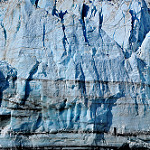
#> input picture Test_data/Glacier.jpg, 150 x 150 px
$ python -i app.py   (imports and definitions only)
#> lines starting #> are read from the running program, lines starting #| are printed output that depends on the picture
#> further down, picture is the input picture: shape (150, 150, 3); mean B, G, R 162.3, 141.2, 113.4

from flask import Flask, request, jsonify, render_template
from skimage.feature import local_binary_pattern
import cv2 as cv
import numpy as np
import joblib
import os

# [6 lines not run here, left out]


def preprocess_image(image):
    resized_image = cv.resize(image, (150, 150))
    gray_image = cv.cvtColor(resized_image, cv.COLOR_BGR2GRAY)
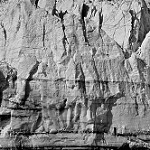
#> gray_image: shape (150, 150); min 0, max 254, mean 135.3
    blurred_image = cv.GaussianBlur(gray_image, (5, 5), 0)
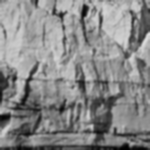
#> blurred_image: shape (150, 150); min 1, max 221, mean 135.4
    return blurred_image

def extract_histogram(image):
    # Extract color histogram features
    hist = cv.calcHist([image], [0, 1, 2], None, [8, 8, 8], [0, 256, 0, 256, 0, 256])
    return hist.flatten()

def extract_sobel_edges(image):
    sobelx = cv.Sobel(image, cv.CV_64F, 1, 0, ksize=5)
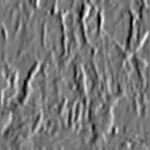
#> sobelx: shape (150, 150) float64; min -5557, max 6212, mean -2.2; drawn with min black and max white
    sobely = cv.Sobel(image, cv.CV_64F, 0, 1, ksize=5)
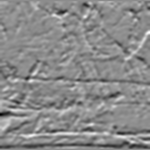
#> sobely: shape (150, 150) float64; min -6300, max 5100, mean -96.6; drawn with min black and max white
    sobel_combined = np.hypot(sobelx, sobely)
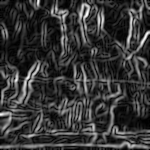
#> sobel_combined: shape (150, 150) float64; min 0, max 6421.8, mean 1366.9; drawn with min black and max white
    sobel_combined = cv.normalize(sobel_combined, sobel_combined).flatten()
    return sobel_combined

def extract_lbp(image):
    # Extract Local Binary Patterns (LBP) features
    radius = 1
    n_points = 8 * radius
    lbp = local_binary_pattern(image, n_points, radius, method="uniform")
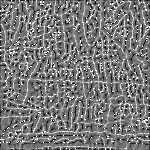
#> lbp: shape (150, 150) float64; min 0, max 9, mean 4.32; drawn with min black and max white
    n_bins = int(lbp.max() + 1)
#> n_bins = 10
    hist, _ = np.histogram(lbp, bins=n_bins, range=(0, n_bins), density=True)
#> hist = [0.0165, 0.0402, 0.0537, 0.168, 0.355, 0.186, 0.0687, 0.0388, 0.0256, 0.0471]
    return hist

def extract_entropy(image):
    entropy = -np.sum(image * np.log2(image + 1e-10))
    return np.array([entropy])

# [5 lines left out: function extract_hog, not called in this run]

def extract_corners(image):
    corners = cv.cornerHarris(image, 2, 3, 0.04)
    return corners.flatten()

def extract_features_set1(image, image_type=None):
    processed_image = preprocess_image(image)
    color_image = cv.cvtColor(cv.resize(image, (150, 150)), cv.COLOR_BGR2RGB)
    combined_features = []
    edges = extract_sobel_edges(processed_image)
    texture = extract_lbp(processed_image)
#> texture has the same summary as hist in extract_lbp
    color_hist = extract_histogram(color_image)
#> color_hist = 512 values, max 2251 at index 302, min 0 at index 4, mean 43.95
    combined_features = np.hstack([edges, texture, color_hist])
    return combined_features

# [3 lines that did not run here, left out]

# [35 lines that did not run here, left out]

# [2 lines not run here, left out]

>>> import cv2
>>> picture = cv2.imread('Test_data/Glacier.jpg')
>>> result = extract_features_set1(picture)

$ run again, on Test_data/Mountains (2).jpg
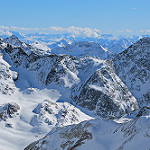
#> input picture Test_data/Mountains (2).jpg, 150 x 150 px
#> picture is the input picture: shape (150, 150, 3); mean B, G, R 175.7, 143.9, 115.7
#> in extract_sobel_edges, `sobel_combined = np.hypot(sobelx, sobely)`:
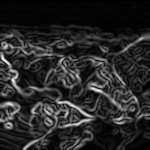
#> sobel_combined: shape (150, 150) float64; min 0, max 5024.3, mean 797.2; drawn with min black and max white
#> in extract_lbp, `lbp = local_binary_pattern(image, n_points, radius, method="uniform")`:
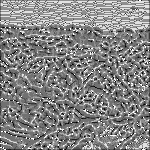
#> lbp: shape (150, 150) float64; min 0, max 9, mean 4.69; drawn with min black and max white
#> n_bins = 10
#> hist = [0.0118, 0.0324, 0.0403, 0.144, 0.285, 0.252, 0.058, 0.0486, 0.0884, 0.0393]
#> texture has the same summary as hist in extract_lbp
#> color_hist = 512 values, max 2384 at index 239, min 0 at index 3, mean 43.95

$ run again, on Test_data/mountains.jpg
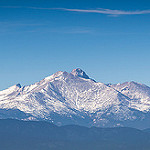
#> input picture Test_data/mountains.jpg, 150 x 150 px
#> picture is the input picture: shape (150, 150, 3); mean B, G, R 181.6, 141.6, 93.4
#> in extract_sobel_edges, `sobel_combined = np.hypot(sobelx, sobely)`:
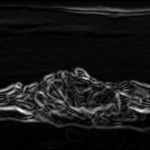
#> sobel_combined: shape (150, 150) float64; min 0, max 4272.1, mean 393.8; drawn with min black and max white
#> in extract_lbp, `lbp = local_binary_pattern(image, n_points, radius, method="uniform")`:
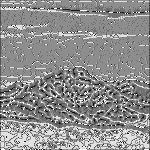
#> lbp: shape (150, 150) float64; min 0, max 9, mean 5.04; drawn with min black and max white
#> n_bins = 10
#> hist = [0.00582, 0.0217, 0.0183, 0.0922, 0.188, 0.446, 0.0442, 0.0434, 0.111, 0.0294]
#> texture has the same summary as hist in extract_lbp
#> color_hist = 512 values, max 2770 at index 166, min 0 at index 0, mean 43.95
